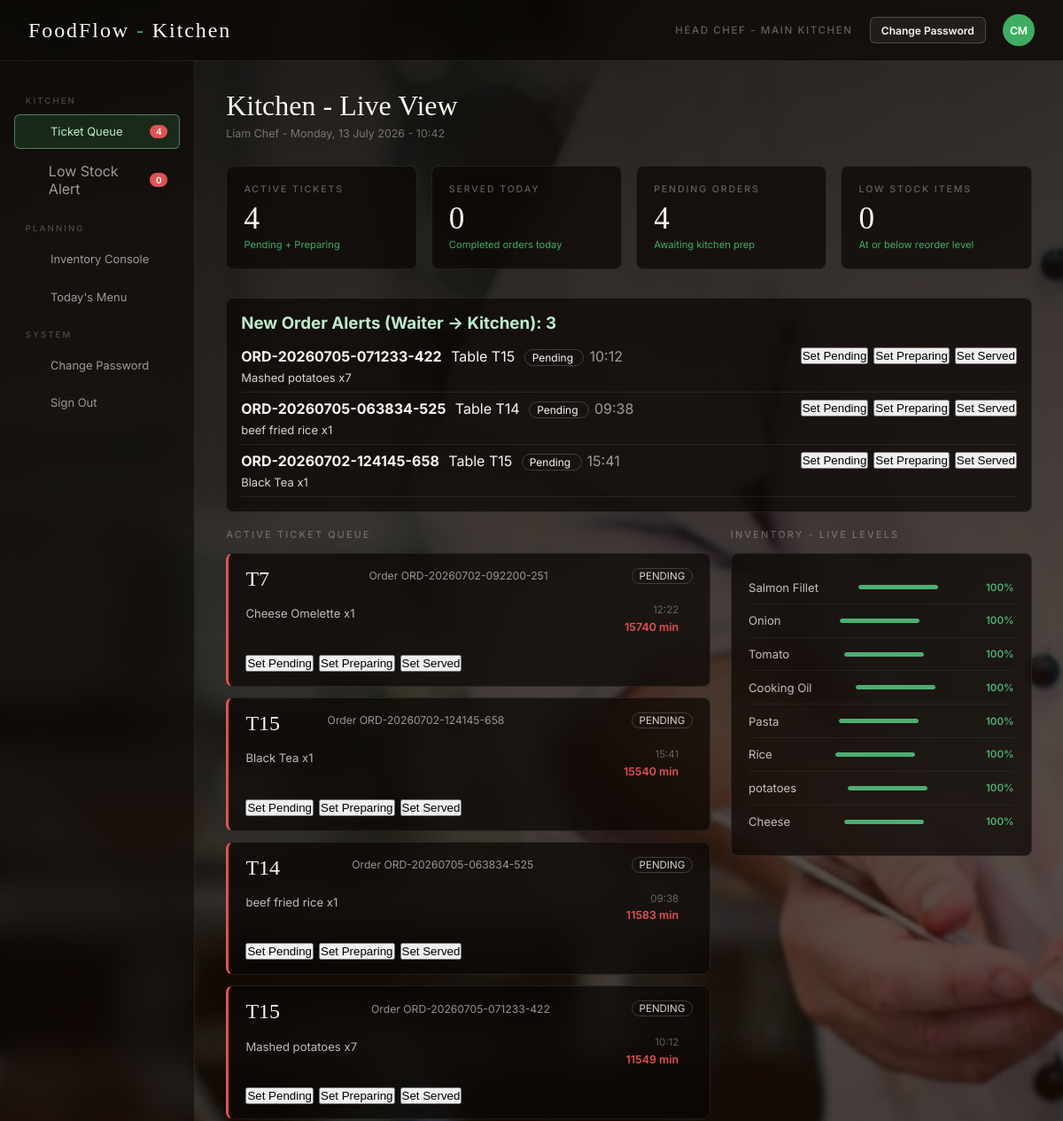
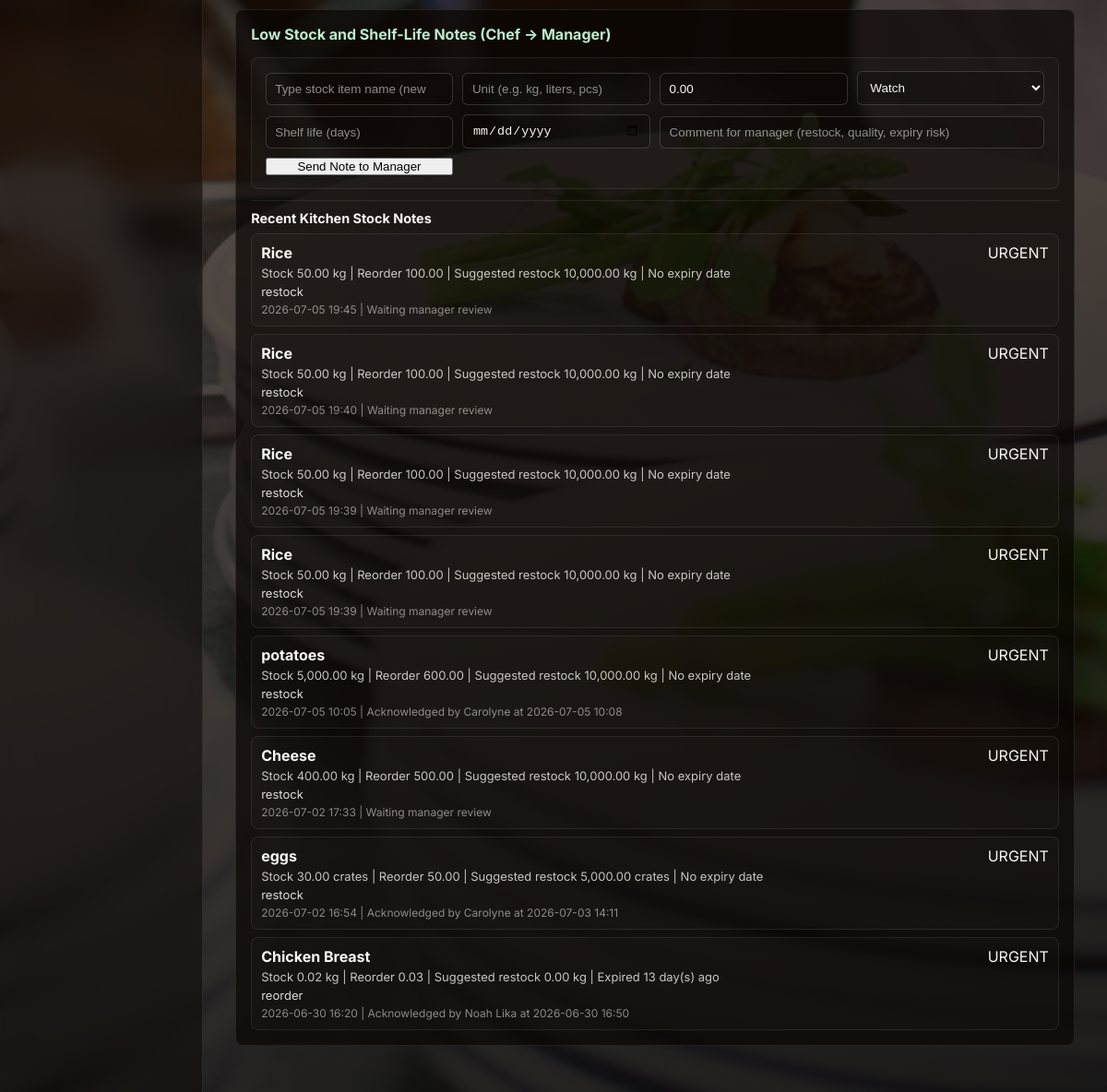
Screenshot of /roles/chef_dashboard.php (signed in) with the database file from the repository (2 pictures, top to bottom).
### tables this page shows
CREATE TABLE `order_alerts` (
  `id` int NOT NULL AUTO_INCREMENT,
  `order_id` int NOT NULL,
  `order_number` varchar(50) NOT NULL,
  `table_number` varchar(20) NOT NULL,
  `waiter_id` int NOT NULL,
  `alert_status` enum('new','seen') NOT NULL DEFAULT 'new',
  `created_at` timestamp NULL DEFAULT CURRENT_TIMESTAMP,
  PRIMARY KEY (`id`),
  KEY `idx_alert_status` (`alert_status`),
  KEY `idx_order_id` (`order_id`)
);

CREATE TABLE `orders` (
  `id` int NOT NULL AUTO_INCREMENT,
  `order_number` varchar(40) NOT NULL,
  `waiter_id` int NOT NULL,
  `table_number` varchar(20) DEFAULT NULL,
  `status` enum('pending','preparing','served','cancelled') DEFAULT 'pending',
  `total_amount` decimal(10,2) DEFAULT '0.00',
  `created_at` timestamp NULL DEFAULT CURRENT_TIMESTAMP,
  `updated_at` timestamp NULL DEFAULT CURRENT_TIMESTAMP ON UPDATE CURRENT_TIMESTAMP,
  PRIMARY KEY (`id`),
  UNIQUE KEY `order_number` (`order_number`),
  KEY `waiter_id` (`waiter_id`),
  CONSTRAINT `orders_ibfk_1` FOREIGN KEY (`waiter_id`) REFERENCES `users` (`id`) ON DELETE RESTRICT
);

CREATE TABLE `chef_stock_notes` (
  `id` int NOT NULL AUTO_INCREMENT,
  `ingredient_id` int NOT NULL,
  `chef_id` int NOT NULL,
  `observed_stock` decimal(10,2) NOT NULL,
  `reorder_level_snapshot` decimal(10,2) NOT NULL DEFAULT '0.00',
  `suggested_restock_amount` decimal(10,2) DEFAULT NULL,
  `expected_expiry_date` date DEFAULT NULL,
  `shelf_life_days` int DEFAULT NULL,
  `urgency` enum('normal','watch','urgent') NOT NULL DEFAULT 'watch',
  `comment` varchar(300) NOT NULL,
  `is_acknowledged` tinyint(1) NOT NULL DEFAULT '0',
  `acknowledged_by` int DEFAULT NULL,
  `acknowledged_at` timestamp NULL DEFAULT NULL,
  `created_at` timestamp NULL DEFAULT CURRENT_TIMESTAMP,
  PRIMARY KEY (`id`),
  KEY `idx_chef_stock_notes_created` (`created_at`),
  KEY `idx_chef_stock_notes_ack` (`is_acknowledged`),
  KEY `ingredient_id` (`ingredient_id`),
  KEY `chef_id` (`chef_id`),
  KEY `acknowledged_by` (`acknowledged_by`),
  CONSTRAINT `chef_stock_notes_ibfk_1` FOREIGN KEY (`ingredient_id`) REFERENCES `ingredients` (`id`) ON DELETE CASCADE,
  CONSTRAINT `chef_stock_notes_ibfk_2` FOREIGN KEY (`chef_id`) REFERENCES `users` (`id`) ON DELETE RESTRICT,
  CONSTRAINT `chef_stock_notes_ibfk_3` FOREIGN KEY (`acknowledged_by`) REFERENCES `users` (`id`) ON DELETE SET NULL
);

CREATE TABLE `ingredients` (
  `id` int NOT NULL AUTO_INCREMENT,
  `name` varchar(120) NOT NULL,
  `category` varchar(80) DEFAULT NULL,
  `unit` varchar(20) NOT NULL,
  `current_stock` decimal(10,2) NOT NULL DEFAULT '0.00',
  `reorder_level` decimal(10,2) NOT NULL DEFAULT '0.00',
  `unit_cost` decimal(10,2) NOT NULL DEFAULT '0.00',
  `is_active` tinyint(1) DEFAULT '1',
  `created_at` timestamp NULL DEFAULT CURRENT_TIMESTAMP,
  `updated_at` timestamp NULL DEFAULT CURRENT_TIMESTAMP ON UPDATE CURRENT_TIMESTAMP,
  PRIMARY KEY (`id`)
);

CREATE TABLE `users` (
  `id` int NOT NULL AUTO_INCREMENT,
  `name` varchar(100) NOT NULL,
  `email` varchar(100) NOT NULL,
  `password` varchar(255) NOT NULL,
  `phone` varchar(20) DEFAULT NULL,
  `role` enum('admin','waiter','chef','manager') NOT NULL,
  `is_active` tinyint(1) DEFAULT '1',
  `created_at` timestamp NULL DEFAULT CURRENT_TIMESTAMP,
  `updated_at` timestamp NULL DEFAULT CURRENT_TIMESTAMP ON UPDATE CURRENT_TIMESTAMP,
  PRIMARY KEY (`id`),
  UNIQUE KEY `email` (`email`)
);

### roles/chef_dashboard.php (the view, shortened to what the rows shown need)
<?php
$conn = new mysqli('localhost', 'root', '1234', 'food_inventory');
$conn->query("CREATE TABLE IF NOT EXISTS order_alerts (
  id INT AUTO_INCREMENT PRIMARY KEY,
  order_id INT NOT NULL,
  order_number VARCHAR(50) NOT NULL,
  table_number VARCHAR(20) NOT NULL,
  waiter_id INT NOT NULL,
  alert_status ENUM('new','seen') NOT NULL DEFAULT 'new',
  created_at TIMESTAMP DEFAULT CURRENT_TIMESTAMP,
  INDEX idx_alert_status (alert_status),
  INDEX idx_order_id (order_id)
)");
$conn->query("CREATE TABLE IF NOT EXISTS alerts (
  id INT AUTO_INCREMENT PRIMARY KEY,
  ingredient_id INT NOT NULL,
  alert_type ENUM('low_stock', 'out_of_stock') NOT NULL,
  message VARCHAR(255) NOT NULL,
  is_resolved TINYINT(1) DEFAULT 0,
  created_at TIMESTAMP DEFAULT CURRENT_TIMESTAMP,
  resolved_at TIMESTAMP NULL,
  FOREIGN KEY (ingredient_id) REFERENCES ingredients(id) ON DELETE CASCADE
)");
$conn->query("CREATE TABLE IF NOT EXISTS chef_stock_notes (
  id INT AUTO_INCREMENT PRIMARY KEY,
  ingredient_id INT NOT NULL,
  chef_id INT NOT NULL,
  observed_stock DECIMAL(10,2) NOT NULL,
  reorder_level_snapshot DECIMAL(10,2) NOT NULL DEFAULT 0,
  suggested_restock_amount DECIMAL(10,2) NULL,
  expected_expiry_date DATE NULL,
  shelf_life_days INT NULL,
  urgency ENUM('normal', 'watch', 'urgent') NOT NULL DEFAULT 'watch',
  comment VARCHAR(300) NOT NULL,
  is_acknowledged TINYINT(1) NOT NULL DEFAULT 0,
  acknowledged_by INT NULL,
  acknowledged_at TIMESTAMP NULL,
  created_at TIMESTAMP DEFAULT CURRENT_TIMESTAMP,
  INDEX idx_chef_stock_notes_created (created_at),
  INDEX idx_chef_stock_notes_ack (is_acknowledged),
  FOREIGN KEY (ingredient_id) REFERENCES ingredients(id) ON DELETE CASCADE,
  FOREIGN KEY (chef_id) REFERENCES users(id) ON DELETE RESTRICT,
  FOREIGN KEY (acknowledged_by) REFERENCES users(id) ON DELETE SET NULL
)");
$tickets = $conn->query("SELECT
  o.id,
  o.order_number,
  o.table_number,
  o.status,
  o.created_at,
  IFNULL(GROUP_CONCAT(CONCAT(mi.name, ' x', oi.quantity) ORDER BY mi.name SEPARATOR '|'), '') AS items
  FROM orders o
  LEFT JOIN order_items oi ON oi.order_id = o.id
  LEFT JOIN menu_items mi ON mi.id = oi.menu_item_id
  WHERE o.status IN ('pending','preparing')
  GROUP BY o.id, o.order_number, o.table_number, o.status, o.created_at
  ORDER BY o.created_at ASC
  LIMIT 8");
$inventory = $conn->query("SELECT name, current_stock, reorder_level
  FROM ingredients
  ORDER BY (CASE WHEN reorder_level > 0 THEN current_stock / reorder_level ELSE 999 END) ASC, name ASC
  LIMIT 8");
$new_order_alerts = $conn->query("SELECT
  a.id,
  a.order_id,
  a.order_number,
  a.table_number,
  a.created_at,
  o.status,
  IFNULL(GROUP_CONCAT(CONCAT(mi.name, ' x', oi.quantity) ORDER BY mi.name SEPARATOR '|'), '') AS items
  FROM order_alerts a
  LEFT JOIN orders o ON o.id = a.order_id
  LEFT JOIN order_items oi ON oi.order_id = a.order_id
  LEFT JOIN menu_items mi ON mi.id = oi.menu_item_id
  WHERE a.alert_status = 'new'
  GROUP BY a.id, a.order_id, a.order_number, a.table_number, a.created_at, o.status
  ORDER BY a.created_at DESC
  LIMIT 6");
$recent_stock_notes = $conn->query("SELECT
  n.id,
  i.name AS ingredient_name,
  ack.name AS ack_manager_name,
  i.unit,
  n.observed_stock,
  n.reorder_level_snapshot,
  n.suggested_restock_amount,
  n.expected_expiry_date,
  n.shelf_life_days,
  n.urgency,
  n.comment,
  n.created_at,
  n.is_acknowledged,
  n.acknowledged_at,
  DATEDIFF(n.expected_expiry_date, CURDATE()) AS days_to_expiry
  FROM chef_stock_notes n
  JOIN ingredients i ON i.id = n.ingredient_id
  LEFT JOIN users ack ON ack.id = n.acknowledged_by
  ORDER BY n.created_at DESC
  LIMIT 8");
?>
<!DOCTYPE html>
<html lang="en">
<head>
</head>
<body>
<div class="layout">
  <main>
    <div class="page-header">
      <h1>Kitchen - Live View</h1>
    </div>
    <div class="card" style="margin-bottom:18px;background:rgba(10, 7, 4, 0.70);border:1px solid rgba(255,255,255,0.09);border-radius:8px;padding:1rem;order:1;">
      <?php if ($new_order_alerts && $new_order_alerts->num_rows > 0): ?>
        <?php while ($alert = $new_order_alerts->fetch_assoc()): ?>
          <?php $alertItems = array_filter(explode('|', (string)$alert['items'])); ?>
          <div style="display:flex;justify-content:space-between;align-items:flex-start;padding:8px 0;border-bottom:1px solid rgba(255,255,255,0.08);gap:10px;">
            <div>
              <strong><?php echo htmlspecialchars((string)$alert['order_number']); ?></strong>
              <span style="margin-left:6px;">Table <?php echo htmlspecialchars((string)$alert['table_number']); ?></span>
              <span style="margin-left:6px;padding:1px 8px;border:1px solid rgba(255,255,255,0.18);border-radius:12px;font-size:12px;">
                <?php echo htmlspecialchars(ucfirst((string)($alert['status'] ?? 'pending'))); ?>
              </span>
              <span style="margin-left:6px;color:rgba(250,247,242,0.6);"><?php echo date('H:i', strtotime((string)$alert['created_at'])); ?></span>
              <div style="margin-top:6px;font-size:13px;color:rgba(250,247,242,0.85);">
                <?php if (count($alertItems) > 0): ?>
                  <?php echo htmlspecialchars(implode(' | ', $alertItems)); ?>
                <?php else: ?>
                  Items not listed yet.
                <?php endif; ?>
              </div>
            </div>
            <form method="POST" style="margin:0;display:flex;gap:6px;">
              <button type="submit" name="status_target" value="pending" class="btn btn-warning">Set Pending</button>
              <button type="submit" name="status_target" value="preparing" class="btn btn-primary">Set Preparing</button>
              <button type="submit" name="status_target" value="served" class="btn btn-success">Set Served</button>
            </form>
          </div>
        <?php endwhile; ?>
      <?php else: ?>
        <p style="margin:0;">No new order alerts.</p>
      <?php endif; ?>
    </div>
    <div class="card stock-notes-card" style="margin-bottom:18px;order:3;">
      <div class="stock-notes-recent">
        <?php if ($recent_stock_notes && $recent_stock_notes->num_rows > 0): ?>
          <?php while ($note = $recent_stock_notes->fetch_assoc()): ?>
            <?php
              $urgencyLabel = strtoupper((string)$note['urgency']);
              $daysToExpiry = $note['days_to_expiry'];
              $expiryText = 'No expiry date';
              if ($note['expected_expiry_date']) {
                if ($daysToExpiry !== null && (int)$daysToExpiry < 0) {
                  $expiryText = 'Expired ' . abs((int)$daysToExpiry) . ' day(s) ago';
                } elseif ($daysToExpiry !== null) {
                  $expiryText = 'Expires in ' . (int)$daysToExpiry . ' day(s)';
                } else {
                  $expiryText = 'Expiry: ' . htmlspecialchars((string)$note['expected_expiry_date']);
                }
              }
            ?>
            <div class="stock-note-entry">
              <div class="stock-note-entry__head">
                <strong><?= htmlspecialchars((string)$note['ingredient_name']) ?></strong>
                <span class="status <?= ((string)$note['urgency'] === 'urgent') ? 'status-cancelled' : (((string)$note['urgency'] === 'watch') ? 'status-pending' : 'status-served') ?>"><?= htmlspecialchars($urgencyLabel) ?></span>
              </div>
              <div class="stock-note-entry__metrics">
                Stock <?= number_format((float)$note['observed_stock'], 2) ?> <?= htmlspecialchars((string)$note['unit']) ?> |
                Reorder <?= number_format((float)$note['reorder_level_snapshot'], 2) ?> |
                Suggested restock <?= number_format((float)($note['suggested_restock_amount'] ?? 0), 2) ?> <?= htmlspecialchars((string)$note['unit']) ?> |
                <?= $expiryText ?>
              </div>
              <div class="stock-note-entry__comment"><?= htmlspecialchars((string)$note['comment']) ?></div>
              <div class="stock-note-entry__meta">
                <?= date('Y-m-d H:i', strtotime((string)$note['created_at'])) ?> |
                <?php if ((int)$note['is_acknowledged'] === 1): ?>
                  Acknowledged by <?= htmlspecialchars((string)($note['ack_manager_name'] ?? 'manager')) ?>
                  <?php if (!empty($note['acknowledged_at'])): ?>
                    at <?= date('Y-m-d H:i', strtotime((string)$note['acknowledged_at'])) ?>
                  <?php endif; ?>
                <?php else: ?>
                  Waiting manager review
                <?php endif; ?>
              </div>
            </div>
          <?php endwhile; ?>
        <?php else: ?>
          <p style="margin:0;">No stock notes yet.</p>
        <?php endif; ?>
      </div>
    </div>
    <div class="two-col" style="order:2;margin-bottom:12px;">
      <div>
        <div class="ticket-queue">
          <?php if ($tickets && $tickets->num_rows > 0): ?>
            <?php while ($t = $tickets->fetch_assoc()): ?>
              <?php
                $elapsedMins = max(0, (int)floor((time() - strtotime((string)$t['created_at'])) / 60));
                $isUrgent = ((string)$t['status'] === 'pending' && $elapsedMins >= 20);
                $cls = $isUrgent ? 'ticket--urgent' : 'ticket--normal';
                $elapsedCls = $isUrgent ? 'ticket__elapsed' : 'ticket__elapsed ticket__elapsed--ok';
                $itemLines = array_filter(explode('|', (string)$t['items']));
              ?>
              <div class="ticket <?= htmlspecialchars($cls) ?>">
                <div class="ticket__table"><?= htmlspecialchars((string)$t['table_number']) ?></div>
                <div style="grid-column: 2 / 4; display:flex; justify-content:space-between; align-items:center; gap:8px; margin-bottom:4px;">
                  <div style="font-size:0.76rem; color: rgba(250,247,242,0.58);">
                    Order <?= htmlspecialchars((string)$t['order_number']) ?>
                  </div>
                  <div style="font-size:0.72rem; padding:1px 8px; border-radius:12px; border:1px solid rgba(255,255,255,0.18); color:rgba(250,247,242,0.85);">
                    <?= htmlspecialchars(strtoupper((string)$t['status'])) ?>
                  </div>
                </div>
                <ul class="ticket__items">
                  <?php if (count($itemLines) > 0): ?>
                    <?php foreach ($itemLines as $line): ?>
                      <li><?= htmlspecialchars($line) ?></li>
                    <?php endforeach; ?>
                  <?php else: ?>
                    <li>No items listed</li>
                  <?php endif; ?>
                </ul>
                <div class="ticket__meta">
                  <div class="ticket__time"><?= date('H:i', strtotime((string)$t['created_at'])) ?></div>
                  <div class="<?= htmlspecialchars($elapsedCls) ?>"><?= (int)$elapsedMins ?> min</div>
                </div>
                <div style="grid-column: 1 / -1; display:flex; gap:6px; margin-top:8px; flex-wrap:wrap;">
                  <form method="POST" style="margin:0; display:flex; gap:6px; flex-wrap:wrap;">
                    <button type="submit" name="status_target" value="pending" class="btn btn-warning">Set Pending</button>
                    <button type="submit" name="status_target" value="preparing" class="btn btn-primary">Set Preparing</button>
                    <button type="submit" name="status_target" value="served" class="btn btn-success">Set Served</button>
                  </form>
                </div>
              </div>
            <?php endwhile; ?>
          <?php endif; ?>
        </div>
      </div>
      <div>
        <div class="inv-panel">
          <?php if ($inventory && $inventory->num_rows > 0): ?>
            <?php while ($i = $inventory->fetch_assoc()): ?>
              <?php
                $stock = (float)$i['current_stock'];
                $reorder = (float)$i['reorder_level'];
                $pct = $reorder > 0 ? (int)round(min(100, ($stock / $reorder) * 100)) : 100;
                if ($pct < 35) {
                    $state = 'low';
                } elseif ($pct < 70) {
                    $state = 'warn';
                } else {
                    $state = 'ok';
                }
              ?>
              <div class="inv-item">
                <span class="inv-item__name"><?= htmlspecialchars((string)$i['name']) ?></span>
                <div class="inv-bar-wrap">
                  <div class="inv-bar inv-bar--<?= htmlspecialchars($state) ?>" style="width:<?= (int)$pct ?>%"></div>
                </div>
                <span class="inv-item__pct inv-item__pct--<?= htmlspecialchars($state) ?>"><?= (int)$pct ?>%</span>
              </div>
            <?php endwhile; ?>
          <?php endif; ?>
        </div>
      </div>
    </div>
  </main>
</div>
</body>
</html>

### rows the page displays
order_alerts: order_number "ORD-20260705-071233-422", table_number "T15", order.status "Pending", created_at "10:12", alertItems "Mashed potatoes x7"
order_alerts: order_number "ORD-20260705-063834-525", table_number "T14", order.status "Pending", created_at "09:38", alertItems "beef fried rice x1"
order_alerts: order_number "ORD-20260702-124145-658", table_number "T15", order.status "Pending", created_at "15:41", alertItems "Black Tea x1"
chef_stock_notes: ingredient.name "Rice", urgency "URGENT", observed_stock "50.00", ingredient.unit "kg", reorder_level_snapshot "100.00", suggested_restock_amount "10,000.00", expiryText "No expiry date", comment "restock", created_at "2026-07-05 19:45", is_acknowledged "Waiting manager review"
chef_stock_notes: ingredient.name "Rice", urgency "URGENT", observed_stock "50.00", ingredient.unit "kg", reorder_level_snapshot "100.00", suggested_restock_amount "10,000.00", expiryText "No expiry date", comment "restock", created_at "2026-07-05 19:40", is_acknowledged "Waiting manager review"
chef_stock_notes: ingredient.name "Rice", urgency "URGENT", observed_stock "50.00", ingredient.unit "kg", reorder_level_snapshot "100.00", suggested_restock_amount "10,000.00", expiryText "No expiry date", comment "restock", created_at "2026-07-05 19:39", is_acknowledged "Waiting manager review"
chef_stock_notes: ingredient.name "Rice", urgency "URGENT", observed_stock "50.00", ingredient.unit "kg", reorder_level_snapshot "100.00", suggested_restock_amount "10,000.00", expiryText "No expiry date", comment "restock", created_at "2026-07-05 19:39", is_acknowledged "Waiting manager review"
chef_stock_notes: ingredient.name "potatoes", urgency "URGENT", observed_stock "5,000.00", ingredient.unit "kg", reorder_level_snapshot "600.00", suggested_restock_amount "10,000.00", expiryText "No expiry date", comment "restock", created_at "2026-07-05 10:05", acknowledged_by.name "Carolyne", acknowledged_at "2026-07-05 10:08"
chef_stock_notes: ingredient.name "Cheese", urgency "URGENT", observed_stock "400.00", ingredient.unit "kg", reorder_level_snapshot "500.00", suggested_restock_amount "10,000.00", expiryText "No expiry date", comment "restock", created_at "2026-07-02 17:33", is_acknowledged "Waiting manager review"
chef_stock_notes: ingredient.name "eggs", urgency "URGENT", observed_stock "30.00", ingredient.unit "crates", reorder_level_snapshot "50.00", suggested_restock_amount "5,000.00", expiryText "No expiry date", comment "restock", created_at "2026-07-02 16:54", acknowledged_by.name "Carolyne", acknowledged_at "2026-07-03 14:11"
chef_stock_notes: ingredient.name "Chicken Breast", urgency "URGENT", observed_stock "0.02", ingredient.unit "kg", reorder_level_snapshot "0.03", suggested_restock_amount "0.00", expiryText "Expired 13 day(s) ago", comment "reorder", created_at "2026-06-30 16:20", acknowledged_by.name "Noah Lika", acknowledged_at "2026-06-30 16:50"
orders: table_number "T7", order_number "ORD-20260702-092200-251", status "PENDING", line "Cheese Omelette x1", created_at "12:22", created_at "15740"
orders: table_number "T15", order_number "ORD-20260702-124145-658", status "PENDING", line "Black Tea x1", created_at "15:41", created_at "15540"
orders: table_number "T14", order_number "ORD-20260705-063834-525", status "PENDING", line "beef fried rice x1", created_at "09:38", created_at "11583"
orders: table_number "T15", order_number "ORD-20260705-071233-422", status "PENDING", line "Mashed potatoes x7", created_at "10:12", created_at "11549"
ingredients: name "Salmon Fillet", pct "100"
ingredients: name "Onion", pct "100"
ingredients: name "Tomato", pct "100"
ingredients: name "Cooking Oil", pct "100"
ingredients: name "Pasta", pct "100"
ingredients: name "Rice", pct "100"
ingredients: name "potatoes", pct "100"
ingredients: name "Cheese", pct "100"

### other values shown
$station "HEAD CHEF - MAIN KITCHEN"
$active_tickets "4"
$low_stock_items "0"
$chef_name "Liam Chef"
$served_today "0"
$pending_orders "4"
$new_order_alerts_count "3"
